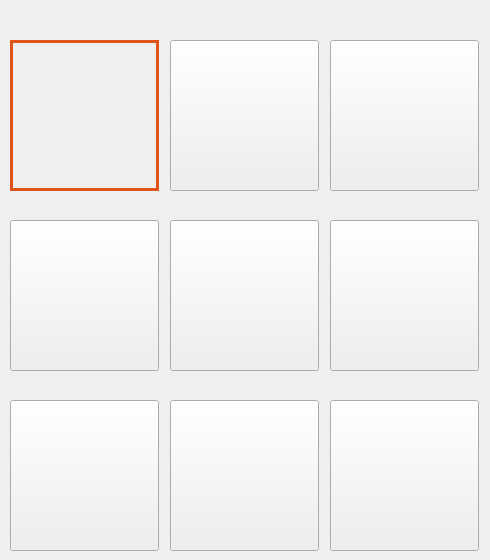
   <widget class="QWidget" name="page_3">
    <property name="styleSheet">
     <string notr="true">QPushButton{color: rgba(255, 255, 255, 0);}
QPushButton:hover{
/*background-color: rgba(222, 84, 27, 105);*/
background-color: rgba(222, 222, 222, 55);
}</string>
    </property>
    <widget class="QLabel" name="label_9">
     <property name="geometry">
      <rect>
       <x>0</x>
       <y>40</y>
       <width>161</width>
       <height>151</height>
      </rect>
     </property>
     <property name="text">
      <string/>
     </property>
     <property name="pixmap">
      <pixmap resource="../../images/images.qrc">:/design/4-1.png</pixmap>
     </property>
    </widget>
    <widget class="QLabel" name="label_10">
     <property name="geometry">
      <rect>
       <x>160</x>
       <y>40</y>
       <width>161</width>
       <height>151</height>
      </rect>
     </property>
     <property name="text">
      <string/>
     </property>
     <property name="pixmap">
      <pixmap resource="../../images/images.qrc">:/design/4-2.png</pixmap>
     </property>
    </widget>
    <widget class="QLabel" name="label_11">
     <property name="geometry">
      <rect>
       <x>320</x>
       <y>40</y>
       <width>161</width>
       <height>151</height>
      </rect>
     </property>
     <property name="text">
      <string/>
     </property>
     <property name="pixmap">
      <pixmap resource="../../images/images.qrc">:/design/4-3.png</pixmap>
     </property>
    </widget>
    <widget class="QLabel" name="label_12">
     <property name="geometry">
      <rect>
       <x>0</x>
       <y>220</y>
       <width>161</width>
       <height>151</height>
      </rect>
     </property>
     <property name="text">
      <string/>
     </property>
     <property name="pixmap">
      <pixmap resource="../../images/images.qrc">:/design/4-4.png</pixmap>
     </property>
    </widget>
    <widget class="QLabel" name="label_13">
     <property name="geometry">
      <rect>
       <x>160</x>
       <y>220</y>
       <width>161</width>
       <height>151</height>
      </rect>
     </property>
     <property name="text">
      <string/>
     </property>
     <property name="pixmap">
      <pixmap resource="../../images/images.qrc">:/design/4-5.png</pixmap>
     </property>
    </widget>
    <widget class="QLabel" name="label_14">
     <property name="geometry">
      <rect>
       <x>320</x>
       <y>220</y>
       <width>161</width>
       <height>151</height>
      </rect>
     </property>
     <property name="text">
      <string/>
     </property>
     <property name="pixmap">
      <pixmap resource="../../images/images.qrc">:/design/4-6.png</pixmap>
     </property>
    </widget>
    <widget class="QLabel" name="label_15">
     <property name="geometry">
      <rect>
       <x>0</x>
       <y>400</y>
       <width>161</width>
       <height>151</height>
      </rect>
     </property>
     <property name="text">
      <string/>
     </property>
     <property name="pixmap">
      <pixmap resource="../../images/images.qrc">:/design/4-7.png</pixmap>
     </property>
    </widget>
    <widget class="QLabel" name="label_16">
     <property name="geometry">
      <rect>
       <x>160</x>
       <y>400</y>
       <width>161</width>
       <height>151</height>
      </rect>
     </property>
     <property name="text">
      <string/>
     </property>
     <property name="pixmap">
      <pixmap resource="../../images/images.qrc">:/design/4-8.png</pixmap>
     </property>
    </widget>
    <widget class="QLabel" name="label_17">
     <property name="geometry">
      <rect>
       <x>320</x>
       <y>400</y>
       <width>161</width>
       <height>151</height>
      </rect>
     </property>
     <property name="text">
      <string/>
     </property>
     <property name="pixmap">
      <pixmap resource="../../images/images.qrc">:/design/4-9.png</pixmap>
     </property>
    </widget>
    <widget class="QPushButton" name="pushButton41">
     <property name="geometry">
      <rect>
       <x>10</x>
       <y>40</y>
       <width>149</width>
       <height>151</height>
      </rect>
     </property>
     <property name="styleSheet">
      <string notr="true">border:3px solid rgb(222,84,27);</string>
     </property>
     <property name="text">
      <string>挂钩1</string>
     </property>
    </widget>
    <widget class="QPushButton" name="pushButton42">
     <property name="geometry">
      <rect>
       <x>170</x>
       <y>40</y>
       <width>149</width>
       <height>151</height>
      </rect>
     </property>
     <property name="styleSheet">
      <string notr="true"/>
     </property>
     <property name="text">
      <string>挂钩2</string>
     </property>
    </widget>
    <widget class="QPushButton" name="pushButton43">
     <property name="geometry">
      <rect>
       <x>330</x>
       <y>40</y>
       <width>149</width>
       <height>151</height>
      </rect>
     </property>
     <property name="styleSheet">
      <string notr="true"/>
     </property>
     <property name="text">
      <string>明扣</string>
     </property>
    </widget>
    <widget class="QPushButton" name="pushButton44">
     <property name="geometry">
      <rect>
       <x>10</x>
       <y>220</y>
       <width>149</width>
       <height>151</height>
      </rect>
     </property>
     <property name="styleSheet">
      <string notr="true"/>
     </property>
     <property name="text">
      <string>装饰扣1</string>
     </property>
    </widget>
    <widget class="QPushButton" name="pushButton47">
     <property name="geometry">
      <rect>
       <x>10</x>
       <y>400</y>
       <width>149</width>
       <height>151</height>
      </rect>
     </property>
     <property name="styleSheet">
      <string notr="true"/>
     </property>
     <property name="text">
      <string>装饰扣4</string>
     </property>
    </widget>
    <widget class="QPushButton" name="pushButton45">
     <property name="geometry">
      <rect>
       <x>170</x>
       <y>220</y>
       <width>149</width>
       <height>151</height>
      </rect>
     </property>
     <property name="styleSheet">
      <string notr="true"/>
     </property>
     <property name="text">
      <string>装饰扣2</string>
     </property>
    </widget>
    <widget class="QPushButton" name="pushButton46">
     <property name="geometry">
      <rect>
       <x>330</x>
       <y>220</y>
       <width>149</width>
       <height>151</height>
      </rect>
     </property>
     <property name="styleSheet">
      <string notr="true"/>
     </property>
     <property name="text">
      <string>装饰扣3</string>
     </property>
    </widget>
    <widget class="QPushButton" name="pushButton48">
     <property name="geometry">
      <rect>
       <x>170</x>
       <y>400</y>
       <width>149</width>
       <height>151</height>
      </rect>
     </property>
     <property name="styleSheet">
      <string notr="true"/>
     </property>
     <property name="text">
      <string>装饰扣5</string>
     </property>
    </widget>
    <widget class="QPushButton" name="pushButton49">
     <property name="geometry">
      <rect>
       <x>330</x>
       <y>400</y>
       <width>149</width>
       <height>151</height>
      </rect>
     </property>
     <property name="styleSheet">
      <string notr="true"/>
     </property>
     <property name="text">
      <string>装饰扣6</string>
     </property>
    </widget>
    <zorder>label_10</zorder>
    <zorder>label_11</zorder>
    <zorder>label_12</zorder>
    <zorder>label_13</zorder>
    <zorder>label_14</zorder>
    <zorder>label_15</zorder>
    <zorder>label_16</zorder>
    <zorder>label_17</zorder>
    <zorder>label_9</zorder>
    <zorder>pushButton41</zorder>
    <zorder>pushButton42</zorder>
    <zorder>pushButton43</zorder>
    <zorder>pushButton44</zorder>
    <zorder>pushButton47</zorder>
    <zorder>pushButton45</zorder>
    <zorder>pushButton46</zorder>
    <zorder>pushButton48</zorder>
    <zorder>pushButton49</zorder>
   </widget>
